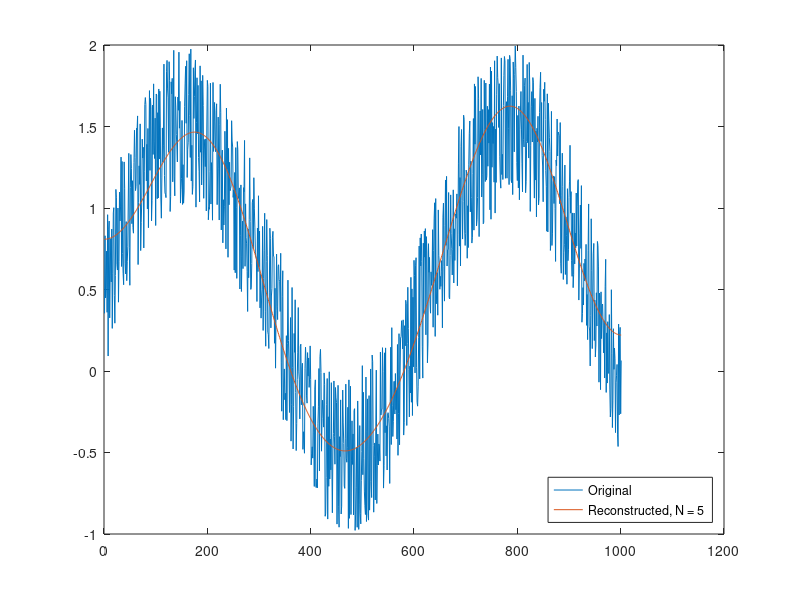

MATLAB code for this plot:
clear all

% x = (1:100) + 50*cos((1:100)*2*pi/40);

x=0:.01:10;
y=sin(x);
for i=1:1:1001
    y(i)=y(i)+rand();
end

X = dct(y);
[XX,ind] = sort(abs(X),'descend');
i = 1;
while norm(X(ind(1:i)))/norm(X)<0.95
   i = i + 1;
end
Needed = i;

X(ind(Needed+1:end)) = 0;
xx = idct(X);
plot(y)
hold on
plot(xx)
hold off
legend('Original',['Reconstructed, N = ' int2str(Needed)], ...
       'Location','SouthEast')